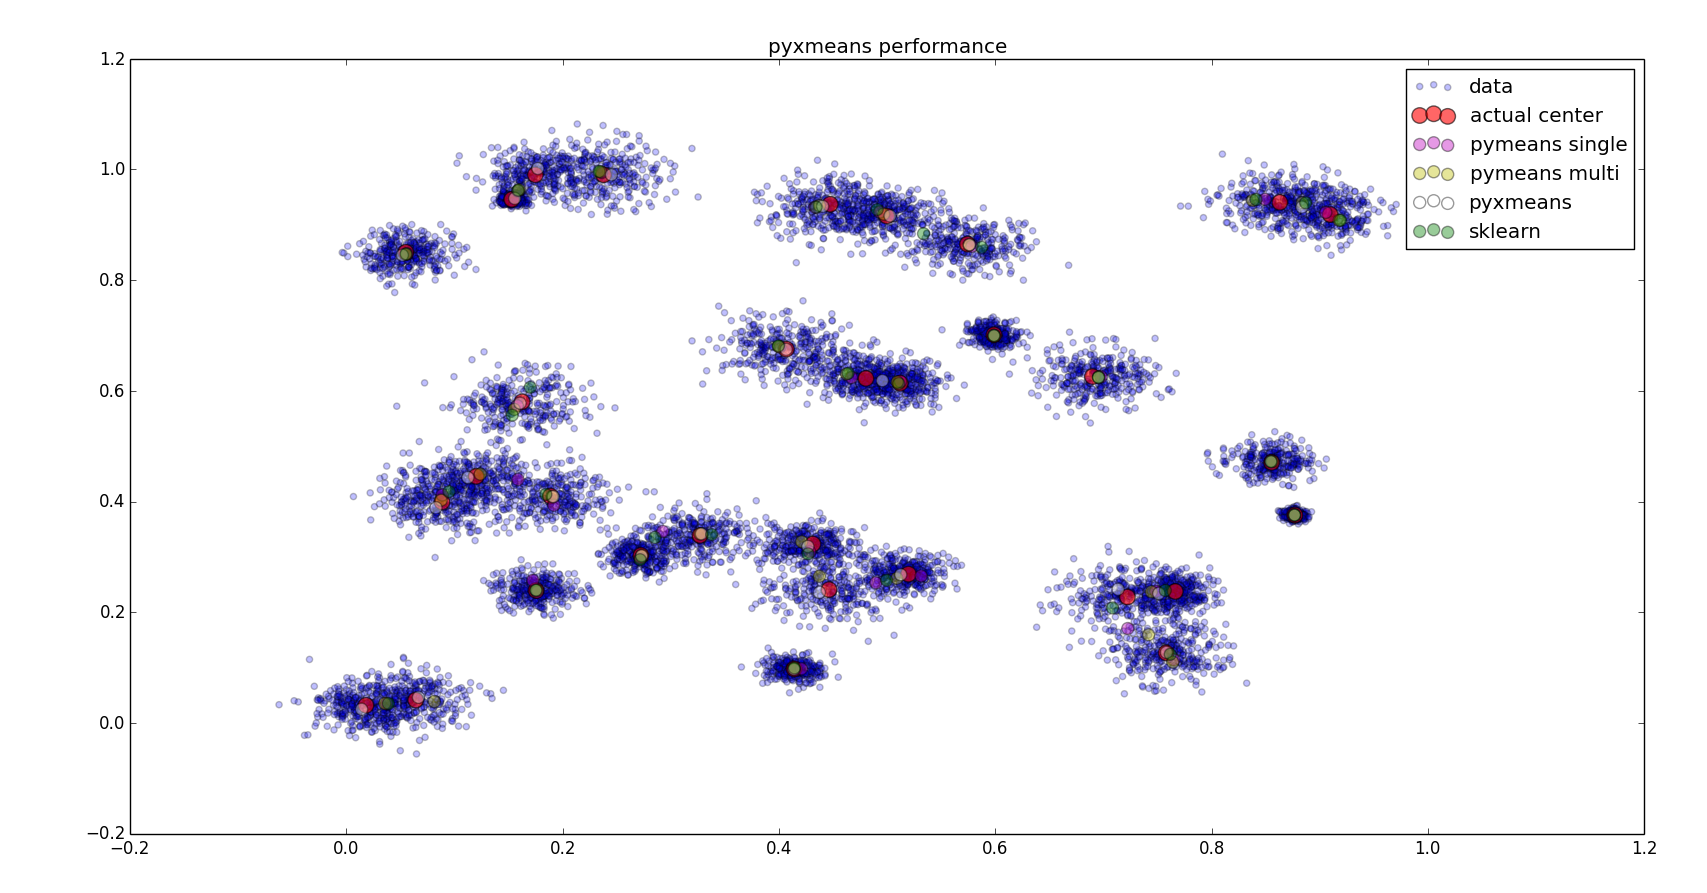

This figure's Python source:
import numpy as np
import random
import time
from contextlib import contextmanager
from pyxmeans import _minibatch
from pyxmeans.mini_batch import MiniBatch
from pyxmeans.xmeans import XMeans

try:
    import pylab as py
except ImportError:
    py = None
    print "Could not find matplotlib, not plotting"

try:
    from sklearn.cluster import MiniBatchKMeans
except ImportError:
    MiniBatchKMeans = None


@contextmanager
def TimerBlock(name):
    start = time.time()
    yield
    end = time.time()
    print "%s took %fs" % (name, end-start)

def generate_data(N, D, k, sigma=0.1):
    data = np.empty((N, D))
    distributions = [{"mean" : np.random.rand(D), "cov" : np.eye(D) * np.random.rand() * sigma} for i in xrange(k)]
    for i in xrange(N):
        params = random.choice(distributions)
        data[i, :] = np.random.multivariate_normal(**params)
    return data, distributions

def error(actual, test):
    err = 0.0
    for t in test:
        v = np.square(actual - test[:, np.newaxis]).sum(axis=1).min()
        err += v
    return err / float(len(test))

if __name__ == "__main__":
    print "Creating data"
    N = 10000
    D = 2
    k = 32
    max_iter = 100
    n_samples = k * 10

    data, actual = generate_data(N, D, k, sigma=0.001)
    actual_data = np.asarray([x["mean"] for x in actual])
    clusters = _minibatch.kmeanspp_multi(data, np.empty((k, D), dtype=np.double), N / 100, 20, 4)
    print "Number of points: ", N
    print "Number of dimensions: ", D
    print "Number of clusters: ", k
    print "initial BIC: ", _minibatch.bic(data, clusters)
    print "initial variance: ", _minibatch.model_variance(data, clusters)
    print "initial RMS Error: ", error(actual_data, clusters)
    print

    print "Clustering with single-threaded pyxmeans"
    clusters_pymeans_single = clusters.copy()
    with TimerBlock("singlethreaded pyxmeans"):
        mbst = MiniBatch(k, n_samples=n_samples, max_iter=max_iter, n_runs=1, init=clusters_pymeans_single, n_jobs=1, compute_labels=False).fit(data)
        clusters_pymeans_single = mbst.cluster_centers_
    print "BIC: ", _minibatch.bic(data, clusters_pymeans_single)
    print "Variance: ", _minibatch.model_variance(data, clusters_pymeans_single)
    print "RMS Error: ", error(actual_data, clusters_pymeans_single)
    print
    
    print "Clustering with multi-threaded pyxmeans"
    clusters_pymeans_multi = clusters.copy()
    with TimerBlock("multithreaded pyxmeans"):
        mbmt = MiniBatch(k, n_samples=n_samples, max_iter=max_iter, n_runs=4, init=clusters_pymeans_multi, n_jobs=0, compute_labels=False).fit(data)
        clusters_pymeans_multi = mbmt.cluster_centers_
    print "BIC: ", _minibatch.bic(data, clusters_pymeans_multi)
    print "Variance: ", _minibatch.model_variance(data, clusters_pymeans_multi)
    print "RMS Error: ", error(actual_data, clusters_pymeans_multi)
    print

    k_init = int(k * 0.65)
    print "Clustering with multi-threaded pyxmeans (starting k at {})".format(k_init)
    with TimerBlock("multithreaded pyxmeans"):
        mxmt = XMeans(k_init, verbose=False).fit(data)
        clusters_xmeans = mxmt.cluster_centers_
    print "Num Clusters: ", len(clusters_xmeans)
    print "BIC: ", _minibatch.bic(data, clusters_xmeans)
    print "Variance: ", _minibatch.model_variance(data, clusters_xmeans)
    print "RMS Error: ", error(actual_data, clusters_xmeans)
    print

    print "Clustering with sklearn"
    if MiniBatchKMeans:
        clusters_sklearn = clusters.copy()
        with TimerBlock("scikitlearn"):
            mbkmv = MiniBatchKMeans(k, max_iter=max_iter, batch_size=n_samples, init=clusters_sklearn, reassignment_ratio=0, compute_labels=False, max_no_improvement=None).fit(data)
        print "BIC: ", _minibatch.bic(data, mbkmv.cluster_centers_)
        print "Variance: ", _minibatch.model_variance(data, mbkmv.cluster_centers_)
        print "RMS Error: ", error(actual_data, clusters_sklearn)
    else:
        print "sklearn not found"


    if py is not None:
        py.figure()
        py.title("pyxmeans performance")
        py.scatter(data[:,0], data[:,1], alpha=0.25, label="data")
        py.scatter(actual_data[:,0], actual_data[:,1], c='r', s=125, alpha=0.6, label="actual center")
        py.scatter(clusters_pymeans_single[:,0], clusters_pymeans_single[:,1], c='m', s=75, alpha=0.4, label="pymeans single")
        py.scatter(clusters_pymeans_multi[:,0], clusters_pymeans_multi[:,1], c='y', s=75, alpha=0.4, label="pymeans multi")
        py.scatter(clusters_xmeans[:,0], clusters_xmeans[:,1], c='w', s=75, alpha=0.4, label="pyxmeans")
        if MiniBatchKMeans:
            py.scatter(clusters_sklearn[:,0], clusters_sklearn[:,1], s=75, c='g', alpha=0.4, label="sklearn")
        py.legend()

        py.tight_layout()
        py.show()
